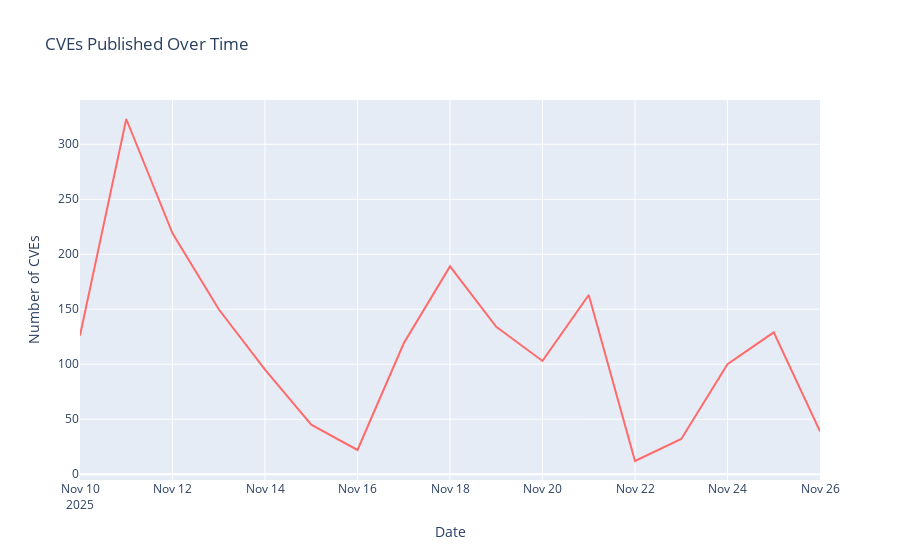
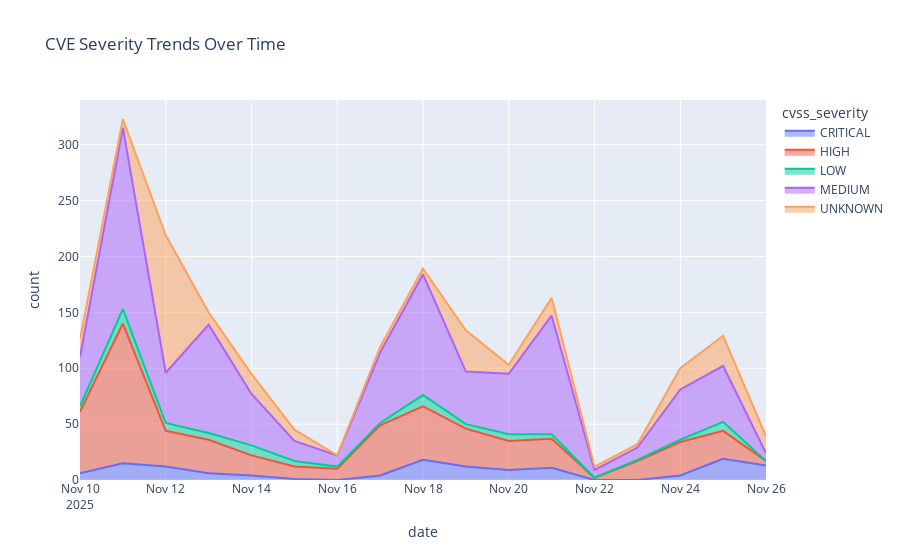

Write notebook code for charts like these, in order.
### Markdown cell above
### Temporal Trends

### Code cell
# CVEs over time
df_time = df.copy()
df_time['date'] = pd.to_datetime(df_time['published_date']).dt.date
daily_counts = df_time.groupby('date').size().reset_index(name='count')

fig = px.line(
    daily_counts,
    x='date',
    y='count',
    title='CVEs Published Over Time',
    labels={'date': 'Date', 'count': 'Number of CVEs'}
)
fig.update_traces(line_color='#FF6B6B')
fig.show()

# Severity over time
severity_time = df_time.groupby(['date', 'cvss_severity']).size().reset_index(name='count')
fig2 = px.area(
    severity_time,
    x='date',
    y='count',
    color='cvss_severity',
    title='CVE Severity Trends Over Time'
)
fig2.show()

### Figure 1 — Plotly figure (JSON) as saved in the notebook; plotly's stock layout.template omitted (floating-point values rounded to 4 significant figures)
{"data": [{"hovertemplate": "Date=%{x}<br>Number of CVEs=%{y}<extra></extra>", "legendgroup": "", "line": {"color": "#FF6B6B", "dash": "solid"}, "marker": {"symbol": "circle"}, "mode": "lines", "name": "", "orientation": "v", "showlegend": false, "type": "scatter", "x": ["2025-11-10", "2025-11-11", "2025-11-12", "2025-11-13", "2025-11-14", "2025-11-15", "2025-11-16", "2025-11-17", "2025-11-18", "2025-11-19", "2025-11-20", "2025-11-21", "2025-11-22", "2025-11-23", "2025-11-24", "2025-11-25", "2025-11-26"], "xaxis": "x", "y": [126, 323, 219, 150, 95, 45, 22, 119, 189, 134, 103, 163, 12, 32, 100, 129, 39], "yaxis": "y"}], "layout": {"legend": {"tracegroupgap": 0}, "title": {"text": "CVEs Published Over Time"}, "xaxis": {"anchor": "y", "domain": [0, 1], "title": {"text": "Date"}}, "yaxis": {"anchor": "x", "domain": [0, 1], "title": {"text": "Number of CVEs"}}}}

### Figure 2 — Plotly figure (JSON) as saved in the notebook; plotly's stock layout.template omitted (floating-point values rounded to 4 significant figures)
{"data": [{"fillpattern": {"shape": ""}, "hovertemplate": "cvss_severity=CRITICAL<br>date=%{x}<br>count=%{y}<extra></extra>", "legendgroup": "CRITICAL", "line": {"color": "#636efa"}, "marker": {"symbol": "circle"}, "mode": "lines", "name": "CRITICAL", "orientation": "v", "showlegend": true, "stackgroup": "1", "type": "scatter", "x": ["2025-11-10", "2025-11-11", "2025-11-12", "2025-11-13", "2025-11-14", "2025-11-15", "2025-11-17", "2025-11-18", "2025-11-19", "2025-11-20", "2025-11-21", "2025-11-24", "2025-11-25", "2025-11-26"], "xaxis": "x", "y": [6, 15, 12, 6, 4, 1, 4, 18, 12, 9, 11, 4, 19, 13], "yaxis": "y"}, {"fillpattern": {"shape": ""}, "hovertemplate": "cvss_severity=HIGH<br>date=%{x}<br>count=%{y}<extra></extra>", "legendgroup": "HIGH", "line": {"color": "#EF553B"}, "marker": {"symbol": "circle"}, "mode": "lines", "name": "HIGH", "orientation": "v", "showlegend": true, "stackgroup": "1", "type": "scatter", "x": ["2025-11-10", "2025-11-11", "2025-11-12", "2025-11-13", "2025-11-14", "2025-11-15", "2025-11-16", "2025-11-17", "2025-11-18", "2025-11-19", "2025-11-20", "2025-11-21", "2025-11-22", "2025-11-23", "2025-11-24", "2025-11-25", "2025-11-26"], "xaxis": "x", "y": [55, 125, 32, 30, 18, 11, 10, 45, 48, 34, 26, 26, 2, 17, 30, 25, 4], "yaxis": "y"}, {"fillpattern": {"shape": ""}, "hovertemplate": "cvss_severity=LOW<br>date=%{x}<br>count=%{y}<extra></extra>", "legendgroup": "LOW", "line": {"color": "#00cc96"}, "marker": {"symbol": "circle"}, "mode": "lines", "name": "LOW", "orientation": "v", "showlegend": true, "stackgroup": "1", "type": "scatter", "x": ["2025-11-10", "2025-11-11", "2025-11-12", "2025-11-13", "2025-11-14", "2025-11-15", "2025-11-16", "2025-11-17", "2025-11-18", "2025-11-19", "2025-11-20", "2025-11-21", "2025-11-23", "2025-11-24", "2025-11-25"], "xaxis": "x", "y": [5, 13, 7, 6, 9, 5, 2, 2, 10, 4, 6, 4, 1, 2, 8], "yaxis": "y"}, {"fillpattern": {"shape": ""}, "hovertemplate": "cvss_severity=MEDIUM<br>date=%{x}<br>count=%{y}<extra></extra>", "legendgroup": "MEDIUM", "line": {"color": "#ab63fa"}, "marker": {"symbol": "circle"}, "mode": "lines", "name": "MEDIUM", "orientation": "v", "showlegend": true, "stackgroup": "1", "type": "scatter", "x": ["2025-11-10", "2025-11-11", "2025-11-12", "2025-11-13", "2025-11-14", "2025-11-15", "2025-11-16", "2025-11-17", "2025-11-18", "2025-11-19", "2025-11-20", "2025-11-21", "2025-11-22", "2025-11-23", "2025-11-24", "2025-11-25", "2025-11-26"], "xaxis": "x", "y": [44, 162, 45, 97, 46, 18, 10, 63, 108, 47, 54, 106, 7, 11, 45, 50, 7], "yaxis": "y"}, {"fillpattern": {"shape": ""}, "hovertemplate": "cvss_severity=UNKNOWN<br>date=%{x}<br>count=%{y}<extra></extra>", "legendgroup": "UNKNOWN", "line": {"color": "#FFA15A"}, "marker": {"symbol": "circle"}, "mode": "lines", "name": "UNKNOWN", "orientation": "v", "showlegend": true, "stackgroup": "1", "type": "scatter", "x": ["2025-11-10", "2025-11-11", "2025-11-12", "2025-11-13", "2025-11-14", "2025-11-15", "2025-11-17", "2025-11-18", "2025-11-19", "2025-11-20", "2025-11-21", "2025-11-22", "2025-11-23", "2025-11-24", "2025-11-25", "2025-11-26"], "xaxis": "x", "y": [16, 8, 123, 11, 18, 10, 5, 5, 37, 8, 16, 3, 3, 19, 27, 15], "yaxis": "y"}], "layout": {"legend": {"title": {"text": "cvss_severity"}, "tracegroupgap": 0}, "title": {"text": "CVE Severity Trends Over Time"}, "xaxis": {"anchor": "y", "domain": [0, 1], "title": {"text": "date"}}, "yaxis": {"anchor": "x", "domain": [0, 1], "title": {"text": "count"}}}}
